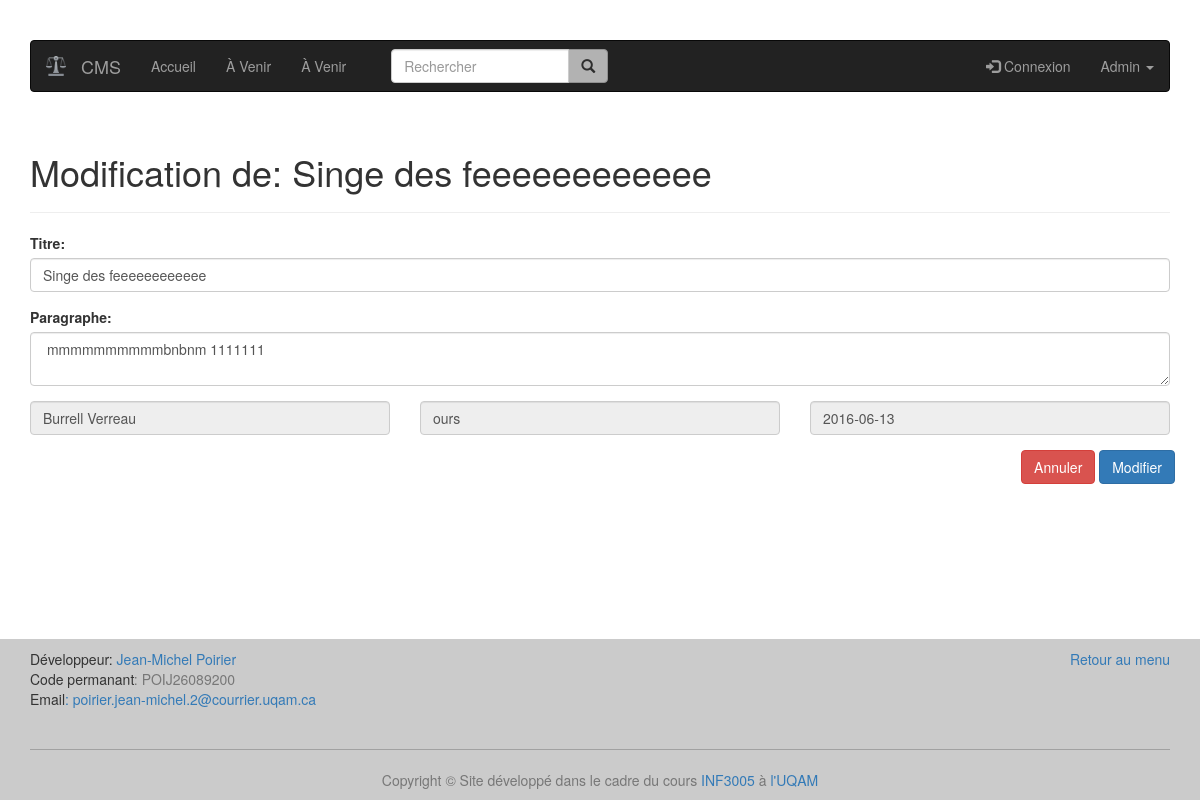
Page /admin-modifier/ours on the earlier database version.
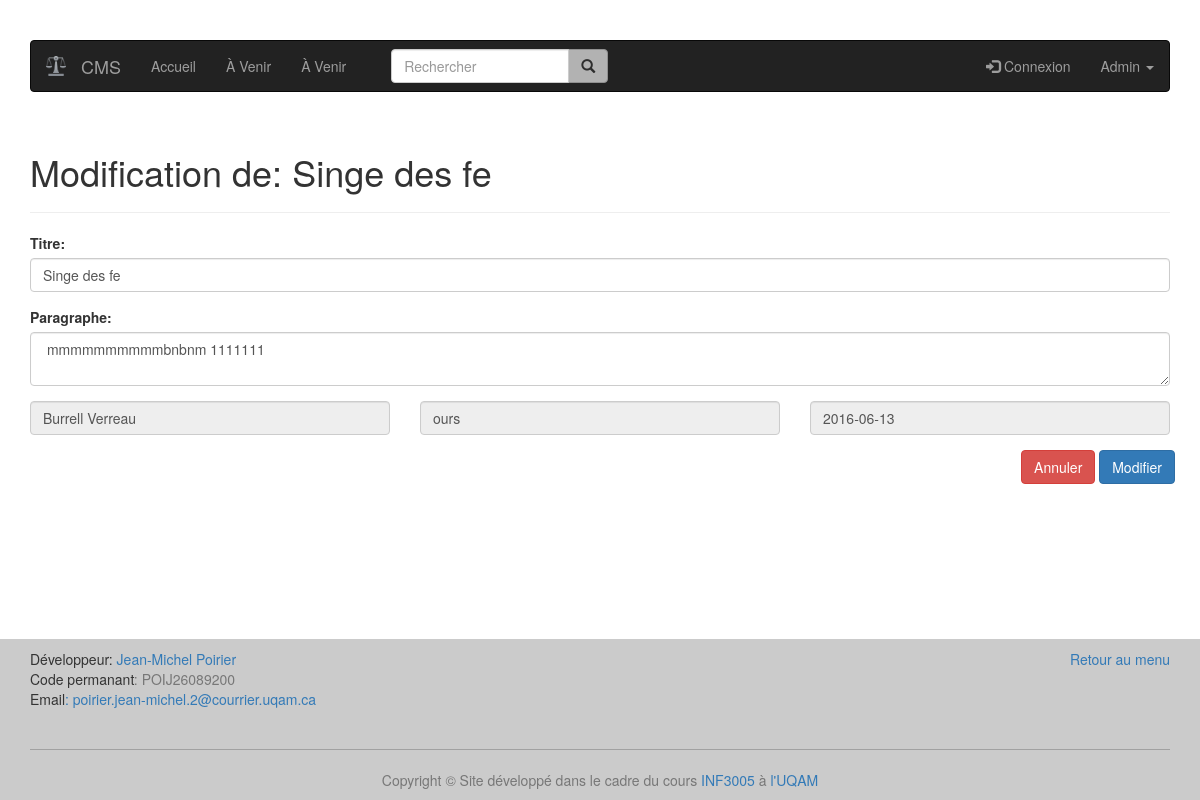
Same page on the later database version.
### tables this page shows
CREATE TABLE article (
  id integer primary key,
  titre varchar(100),
  identifiant varchar(50),
  auteur varchar(100),
  date_publication text,
  paragraphe varchar(500)
);

### index.py (the view)
@app.route('/admin-modifier/<ident>')
def admin_edit_page(ident):
    article = get_db().get_article(ident)
    return render_template('admin-modifier.html', article=article)

### article.py (called while the page is built)
    def get_article(self, ident):
        cursor = self.get_connection2().cursor()
        print ident
        cursor.execute("SELECT id, titre, identifiant, auteur, "
                       "date_publication, paragraphe "
                       "FROM article WHERE identifiant = ?", (ident,))
        article = cursor.fetchone()
        return article

### database.py (called while the page is built)
    def get_connection2(self):
        if self.connection is None:
            self.connection = sqlite3.connect('db/db.db')
            self.connection.row_factory = sqlite3.Row
        return self.connection

    def disconnect(self):
        if self.connection is not None:
            self.connection.close()

### index.py (called while the page is built)
def get_db():
    db = getattr(g, '_database', None)
    if db is None:
        g._database = Article()
    return g._database

@app.teardown_appcontext
def close_connection(exception):
    db = getattr(g, '_database', None)
    if db is not None:
        db.disconnect()

### templates/admin-modifier.html (shortened to what this page needs)
{% extends "layout.html" %}
{% block content %}
    <h1>Modification de: {{ article["titre"] }}</h1>
    <hr class="divider">
    <div class="row">
        <form method="post" action="/admin-modifier-new">
            <div class="form-group col-xs-12">
                <label for="titreid">Titre:</label>
                <input name="titre" type="text" id="titreid" class="form-control" value="{{ article['titre'] }}">
            </div>
            <div class="form-group col-xs-12">
                <label for="paragrapheid">Paragraphe:</label>
                <textarea name="paragraphe" id="paragrapheid" class="form-control">{{ article['paragraphe'] }}</textarea>
            </div>
            <div class="form-group col-xs-4">
                <input name="auteur" id="auteurid" class="form-control" value="{{ article['auteur'] }}" disabled>
            </div>
            <div class="form-group col-xs-4">
                <input name="identifiant" id="identifiantid" class="form-control" value="{{ article["identifiant"] }}" disabled>
            </div>
            <div class="form-group col-xs-4">
                <input name="date_publication" id="date_publicationid" class="form-control" value="{{ article["date_publication"] }}" disabled>
            </div>
            <div class="row text-right" style="margin-right: 10px;">
                <input type="reset" value="Annuler" class="btn btn-danger"/>
                <input type="submit" value="Modifier" class="btn btn-primary"/>
            </div>
        </form>
    </div>
{% endblock %}

Differences in the rows shown:
changed article "mmmmmmmmmmbnbnm 1111111": titre "Singe des feeeeeeeeeeee" → "Singe des fe"
